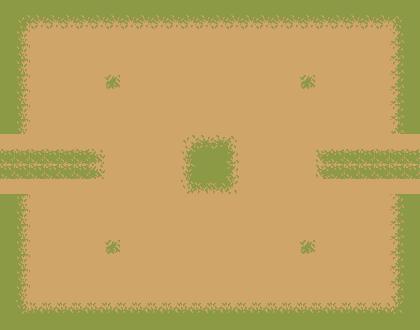

This game map was drawn from its Tiled (.tmx) file and the tilesets committed beside it. A one-line description and the full map source follow:
An orthogonal 28x22 tile map with 15x15 px tiles, 1 tile layer (sueloLayer) and 17 objects.

<map version="1.10" tiledversion="1.10.2" orientation="orthogonal" renderorder="right-down" width="28" height="22" tilewidth="15" tileheight="15" infinite="0" nextlayerid="4" nextobjectid="27">
 <tileset firstgid="1" source="Ground Tileset.tsx" />
 <layer id="1" name="sueloLayer" width="28" height="22">
  <data encoding="csv">
255,255,255,255,255,255,255,255,255,255,255,255,255,255,255,255,255,255,255,255,255,255,255,255,255,255,255,255,
255,221,222,222,222,222,222,222,222,222,222,222,222,222,222,222,222,222,222,222,222,222,222,222,222,222,223,255,
255,243,244,244,244,244,244,244,244,244,244,244,244,244,244,244,244,244,244,244,244,244,244,244,244,244,245,255,
255,243,244,244,244,244,244,244,244,244,244,244,244,244,244,244,244,244,244,244,244,244,244,244,244,244,245,255,
255,243,244,244,244,244,244,244,244,244,244,244,244,244,244,244,244,244,244,244,244,244,244,244,244,244,245,255,
255,243,244,244,244,244,244,301,244,244,244,244,244,244,244,244,244,244,244,244,301,244,244,244,244,244,245,255,
255,243,244,244,244,244,244,244,244,244,244,244,244,244,244,244,244,244,244,244,244,244,244,244,244,244,245,255,
255,243,244,244,244,244,244,244,244,244,244,244,244,244,244,244,244,244,244,244,244,244,244,244,244,244,245,255,
255,243,244,244,244,244,244,244,244,244,244,244,244,244,244,244,244,244,244,244,244,244,244,244,244,244,245,255,
244,244,244,244,244,244,244,244,244,244,244,244,232,233,233,234,244,244,244,244,244,244,244,244,244,244,244,244,
299,299,299,299,299,299,300,244,244,244,244,244,254,255,255,256,244,244,244,244,244,298,299,299,299,299,299,299,
299,299,299,299,299,299,300,244,244,244,244,244,254,255,255,256,244,244,244,244,244,298,299,299,299,299,299,299,
244,244,244,244,244,244,244,244,244,244,244,244,276,277,277,278,244,244,244,244,244,244,244,244,244,244,244,244,
255,243,244,244,244,244,244,244,244,244,244,244,244,244,244,244,244,244,244,244,244,244,244,244,244,244,245,255,
255,243,244,244,244,244,244,244,244,244,244,244,244,244,244,244,244,244,244,244,244,244,244,244,244,244,245,255,
255,243,244,244,244,244,244,244,244,244,244,244,244,244,244,244,244,244,244,244,244,244,244,244,244,244,245,255,
255,243,244,244,244,244,244,301,244,244,244,244,244,244,244,244,244,244,244,244,301,244,244,244,244,244,245,255,
255,243,244,244,244,244,244,244,244,244,244,244,244,244,244,244,244,244,244,244,244,244,244,244,244,244,245,255,
255,243,244,244,244,244,244,244,244,244,244,244,244,244,244,244,244,244,244,244,244,244,244,244,244,244,245,255,
255,243,244,244,244,244,244,244,244,244,244,244,244,244,244,244,244,244,244,244,244,244,244,244,244,244,245,255,
255,265,266,266,266,266,266,266,266,266,266,266,266,266,266,266,266,266,266,266,266,266,266,266,266,266,267,255,
255,255,255,255,255,255,255,255,255,255,255,255,255,255,255,255,255,255,255,255,255,255,255,255,255,255,255,255
</data>
 </layer>
 <objectgroup id="3" name="Colisiones">
  <object id="1" x="0" y="0" width="15" height="120">
   <properties>
    <property name="name" value="pared" />
   </properties>
  </object>
  <object id="2" x="0" y="210" width="15" height="120">
   <properties>
    <property name="name" value="pared" />
   </properties>
  </object>
  <object id="3" x="15" y="315" width="405" height="15">
   <properties>
    <property name="name" value="pared" />
   </properties>
  </object>
  <object id="4" x="405" y="210" width="15" height="105">
   <properties>
    <property name="name" value="pared" />
   </properties>
  </object>
  <object id="5" x="405" y="0" width="15" height="120">
   <properties>
    <property name="name" value="pared" />
   </properties>
  </object>
  <object id="6" x="15" y="0" width="390" height="15">
   <properties>
    <property name="name" value="pared" />
   </properties>
  </object>
  <object id="7" x="0" y="120" width="15" height="90">
   <properties>
    <property name="name" value="puerta" />
   </properties>
  </object>
  <object id="8" x="405" y="120" width="15" height="90">
   <properties>
    <property name="name" value="puerta" />
   </properties>
  </object>
  <object id="9" x="345" y="150" width="30" height="30">
   <properties>
    <property name="name" value="start" />
   </properties>
  </object>
  <object id="10" x="45" y="150" width="30" height="30">
   <properties>
    <property name="name" value="start" />
   </properties>
  </object>
  <object id="11" x="-45" y="105" width="30" height="120">
   <properties>
    <property name="name" value="end" />
   </properties>
  </object>
  <object id="12" x="435" y="105" width="30" height="120">
   <properties>
    <property name="name" value="end" />
   </properties>
  </object>
  <object id="20" gid="134" x="105" y="90" width="16" height="16">
   <properties>
    <property name="enemigo" value="simple" />
   </properties>
  </object>
  <object id="21" gid="134" x="195" y="179" width="30" height="30">
   <properties>
    <property name="enemigo" value="simple" />
   </properties>
  </object>
  <object id="22" gid="134" x="300" y="255" width="16" height="16">
   <properties>
    <property name="enemigo" value="simple" />
   </properties>
  </object>
  <object id="25" gid="134" x="300" y="90" width="16" height="16">
   <properties>
    <property name="enemigo" value="simple" />
   </properties>
  </object>
  <object id="26" gid="134" x="105" y="255" width="16" height="16">
   <properties>
    <property name="enemigo" value="simple" />
   </properties>
  </object>
 </objectgroup>
</map>
